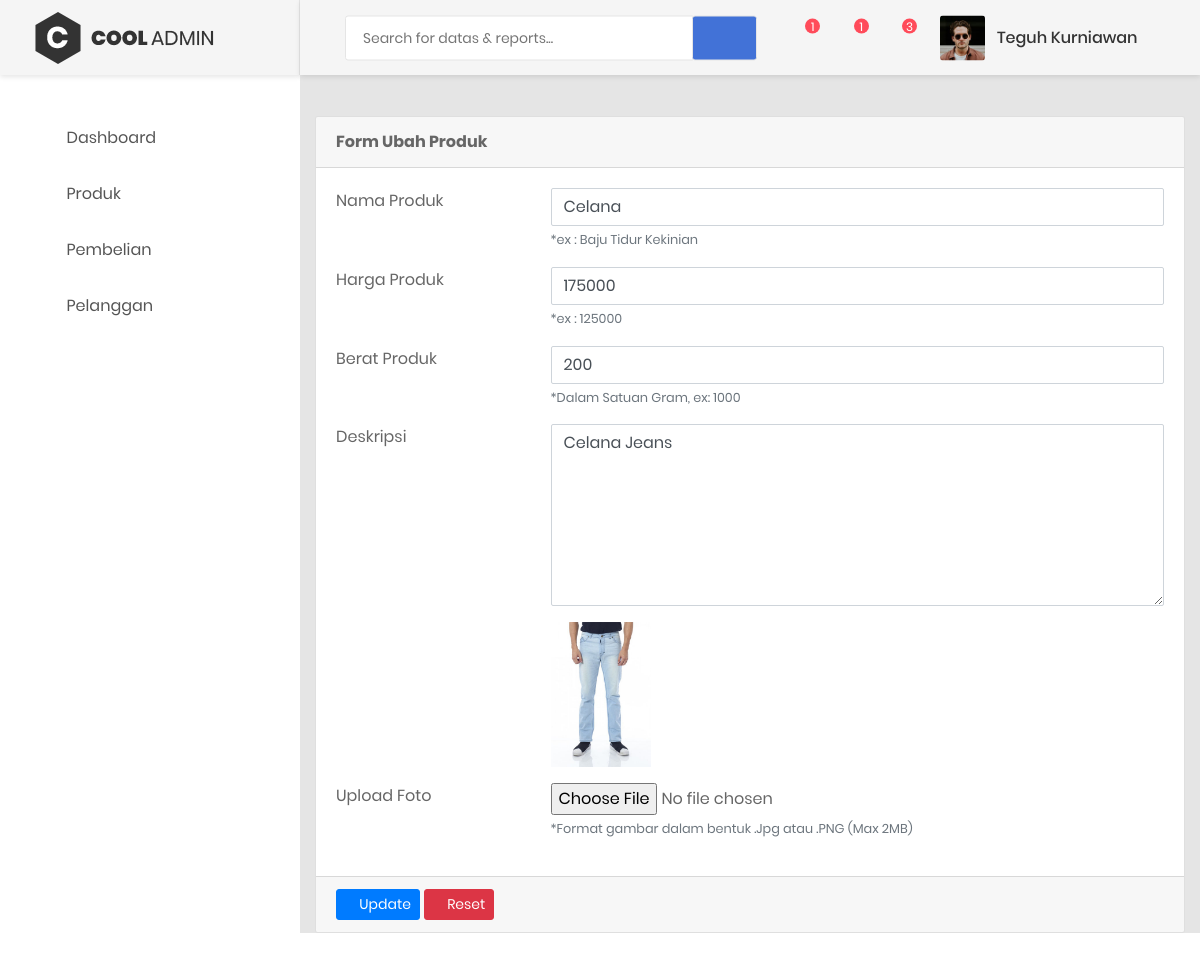
The app's page /admin/index.php?halaman=ubahproduk&id=8 (signed in) with its own data.
### tables this page shows
CREATE TABLE `tb_produk` (
  `id_produk` int(11) NOT NULL,
  `nama_produk` varchar(40) NOT NULL,
  `harga_produk` int(11) NOT NULL,
  `berat_produk` int(11) NOT NULL,
  `foto_produk` varchar(40) NOT NULL,
  `deskripsi_produk` text NOT NULL
);

### admin/ubahproduk.php (the view, shortened to what this page needs)
<?php
	$ambil = $koneksi->query("SELECT * FROM tb_produk WHERE id_produk='$_GET[id]'");
	$pecah = $ambil->fetch_assoc();
?>
<div class="col-lg-12">
	<div class="card">
		<div class="card-header">
			<strong>Form Ubah Produk</strong>
		</div>
		<div class="card-body card-block">
			<form action="" method="POST" enctype="multipart/form-data" class="form-horizontal">
				<div class="row form-group">
					<div class="col col-md-3">
						<label class=" form-control-label">Nama Produk</label>
					</div>
					<div class="col-12 col-md-9">
                        <input type="text" id="text-input" name="nama_produk" placeholder="Nama Produk" class="form-control" value="<?php echo $pecah['nama_produk']; ?>">
                        <small class="form-text text-muted">*ex : Baju Tidur Kekinian</small>
                    </div>
				</div>
				<div class="row form-group">
					<div class="col col-md-3">
						<label class=" form-control-label">Harga Produk</label>
					</div>
					<div class="col-12 col-md-9">
                        <input type="number" id="text-input" name="harga_produk" placeholder="Harga Produk" class="form-control" value="<?php echo $pecah['harga_produk']; ?>">
                        <small class="form-text text-muted">*ex : 125000</small>
                    </div>
				</div>
				<div class="row form-group">
					<div class="col col-md-3">
						<label class=" form-control-label">Berat Produk</label>
					</div>
					<div class="col-12 col-md-9">
                        <input type="number" id="text-input" name="berat_produk" placeholder="Berat Produk" class="form-control" value="<?php echo $pecah['berat_produk']; ?>">
                        <small class="form-text text-muted">*Dalam Satuan Gram, ex: 1000</small>
                    </div>
				</div>
				<div class="row form-group">
                     <div class="col col-md-3">
                         <label for="textarea-input" class=" form-control-label">Deskripsi</label>
                      </div>
                      <div class="col-12 col-md-9">
                        <textarea name="deskripsi" id="textarea-input" rows="7" placeholder="Content..."
                        class="form-control"><?php echo $pecah['deskripsi_produk']; ?></textarea>
                      </div>
                </div>
					 <div class="row form-group">
					 <div class="col col-md-3"></div>
                     <div class="col-12 col-md-9">
                        <img src="../images/<?php echo $pecah['foto_produk']; ?>"width="100">
                    </div>
                </div>
				 <div class="row form-group">
                    <div class="col col-md-3">
                        <label for="file-input" class=" form-control-label">Upload Foto</label>
                     </div>
                     <div class="col-12 col-md-9">
                        <input type="file" id="file-input" name="foto" class="form-control-file">
                        <small class="form-text text-muted">*Format gambar dalam bentuk .Jpg atau .PNG (Max 2MB)</small>
                    </div>
                </div>
				</div>
                  <div class="card-footer">
                     <button type="submit" class="btn btn-primary btn-sm" name="update">
                     <i class="fa fa-dot-circle-o"></i> Update
                     </button>
                     <button type="reset" class="btn btn-danger btn-sm">
                     <i class="fa fa-ban"></i> Reset
                     </button>
                </div>
		</div>
	</div>
</div>

### records on screen
tb_produk: nama_produk "Celana", harga_produk "175000", berat_produk "200", deskripsi "Celana Jeans", foto_produk (picture)

### other values on screen
$_SESSION['admin']['nama'] "Teguh Kurniawan"
